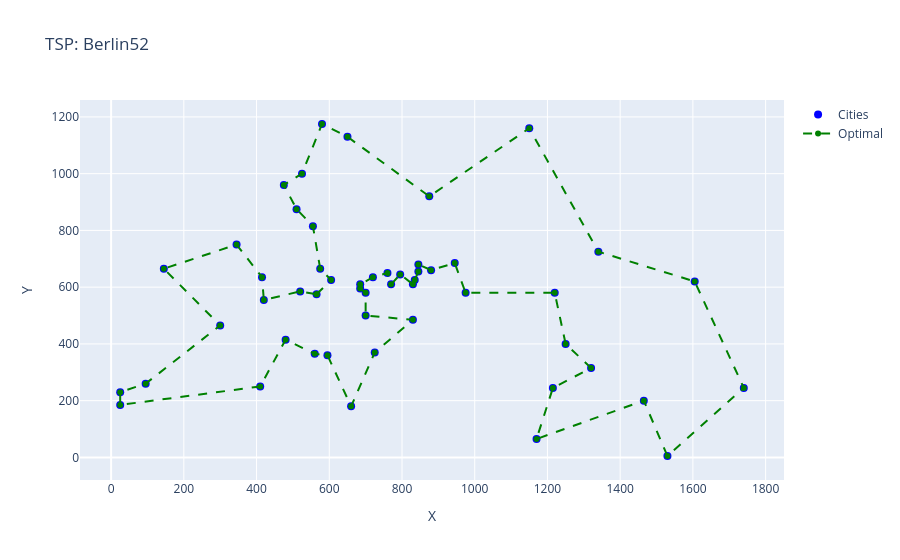

Here is the notebook cell this chart was saved with:
### Code cell
tsp = TSP.Berlin52()
tsp.plot(show_optimal=True)

### Figure 1 — Plotly figure (JSON) as saved in the notebook; plotly's stock layout.template omitted (floating-point values rounded to 4 significant figures)
{"data": [{"marker": {"color": "blue", "size": 8}, "mode": "markers", "name": "Cities", "type": "scatter", "x": [565, 25, 345, 945, 845, 880, 25, 525, 580, 650, 1605, 1220, 1465, 1530, 845, 725, 145, 415, 510, 560, 300, 520, 480, 835, 975, 1215, 1320, 1250, 660, 410, 420, 575, 1150, 700, 685, 685, 770, 795, 720, 760, 475, 95, 875, 700, 555, 830, 1170, 830, 605, 595, 1340, 1740], "y": [575, 185, 750, 685, 655, 660, 230, 1000, 1175, 1130, 620, 580, 200, 5, 680, 370, 665, 635, 875, 365, 465, 585, 415, 625, 580, 245, 315, 400, 180, 250, 555, 665, 1160, 580, 595, 610, 610, 645, 635, 650, 960, 260, 920, 500, 815, 485, 65, 610, 625, 360, 725, 245]}, {"line": {"color": "green", "dash": "dash"}, "marker": {"color": "green", "size": 6}, "mode": "lines+markers", "name": "Optimal", "type": "scatter", "x": [565, 605, 575, 555, 510, 475, 525, 580, 650, 875, 1150, 1340, 1605, 1740, 1530, 1465, 1170, 1215, 1320, 1250, 1220, 975, 945, 880, 845, 845, 835, 830, 795, 770, 760, 720, 685, 685, 700, 700, 830, 725, 660, 595, 560, 480, 410, 25, 25, 95, 300, 145, 345, 415, 420, 520, 565], "y": [575, 625, 665, 815, 875, 960, 1000, 1175, 1130, 920, 1160, 725, 620, 245, 5, 200, 65, 245, 315, 400, 580, 580, 685, 660, 680, 655, 625, 610, 645, 610, 650, 635, 610, 595, 580, 500, 485, 370, 180, 360, 365, 415, 250, 185, 230, 260, 465, 665, 750, 635, 555, 585, 575]}], "layout": {"showlegend": true, "title": {"text": "TSP: Berlin52"}, "xaxis": {"title": {"text": "X"}}, "yaxis": {"title": {"text": "Y"}}}}
